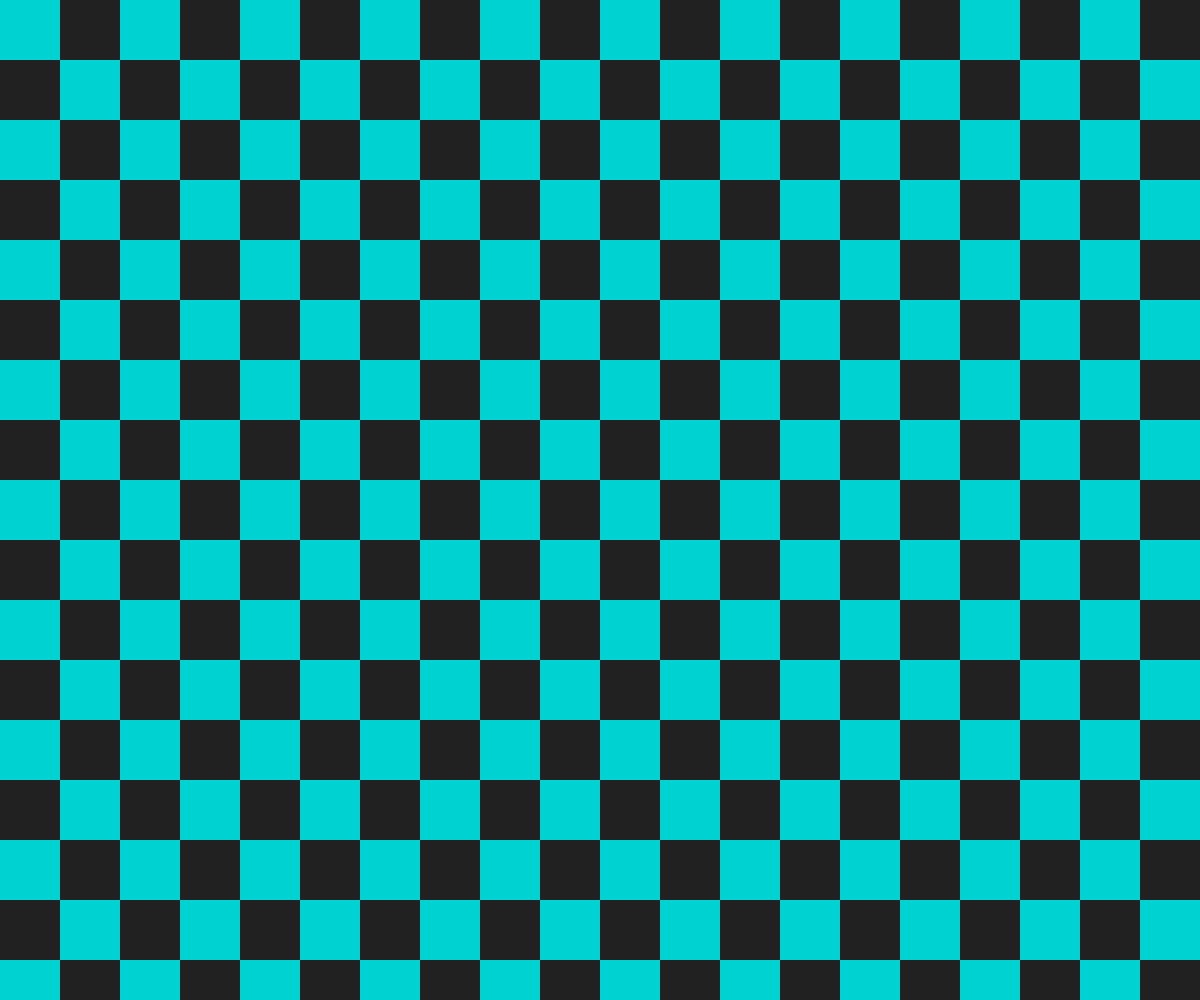
Frame 1 (no input)
Frame 2 (the mouse pressed at the canvas centre, redrawn once): identical to frame 1, image omitted

The p5.js sketch that drew this single still picture (run headless with seeded random() and noise() and a simulated clock; the mouse was pressed at the canvas centre and the sketch redrawn once):

// p5.js sketch
// ── sketch.js
"use strict";
//==========
// p5.js

function setup(){
	createCanvas(windowWidth, windowHeight);
	noLoop();
	colorMode(RGB);
	angleMode(DEGREES);
}

function draw(){
	background(33);

	fill(0, 210, 210);
	noStroke();

	let size = 60;
	let cols = windowWidth / size;
	let rows = windowHeight / size;
	for(let r=0; r<rows; r++){
		for(let c=0; c<cols; c++){
			let x = size * c;
			let y = size * r;
			if(r % 2 == 0){
				if(c % 2 == 0){
					rect(x, y, size, size);
				}
			}else{
				if(c % 2 != 0){
					rect(x, y, size, size);
				}
			}
		}
	}
}
